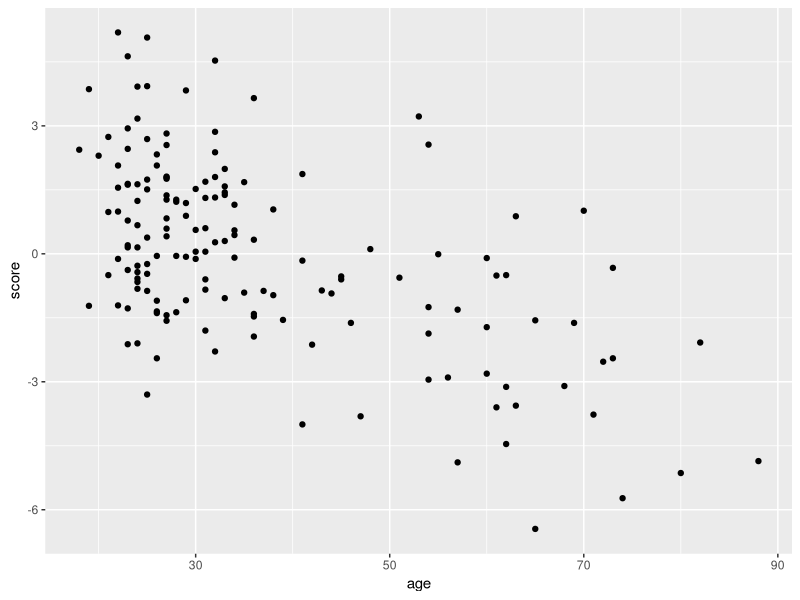

This figure's R source: (Note: a time limit stopped this script after it produced the figure.)
## ---- chunk 1
knitr::opts_chunk$set(echo = TRUE)
## ---- chunk 2
library(tidyverse)
## ---- chunk 3

fileName<-"kidneyCASI.csv"
## ---- chunk 4
kidney.df <- read.csv("kidneyCASI.csv")
N <- nrow(kidney.df)
## ---- chunk 5
ggplot(kidney.df)+
    geom_point(aes(age,score))
## ---- chunk 6
mselm <- function(theFormula,numBoots){
  msevals <- array(numeric(0),numBoots)
  for (m in 1:numBoots){
    bootSample <- sample(1:N,N,rep=T)
    train.df <- kidney.df[bootSample,] ##training bootstrap data
    
    bootSample <- sample(1:N,N,rep=T)
    test.df <- kidney.df[bootSample,] ##creating bootstrap test data
    ##build model and predict
    mod.lm <- lm(formula(theFormula),data = train.df)
    test.df$pred <- predict(mod.lm,newdata = test.df)
    
    msevals[m] <- with(test.df,mean((score-pred)^2,na.rm = T))
  }
  ##value return
  c(mean(msevals),sd(msevals))
}

## ---- chunk 7
##run the function
theFormula <- "score ~ age"
numBoots <- 100
mselm(theFormula, numBoots)
## ---- chunk 8
mseLoess <- function(theSpan,numBoots){
  mseVals <- array(numeric(0),numBoots)
  ### 
  m <- 1
  for(m in 1:numBoots){
    ## bootstrap for training data
    bootSample <- sample(1:N,N,rep=T)
    train.df <- kidney.df[bootSample,] 

    ## bootstrap again for testing data
    bootSample <- sample(1:N,N,rep=T)
    test.df <- kidney.df[bootSample,] 
    ##model and predict
    mod.lo <- loess(score~age,data=train.df,span=theSpan)
    test.df$pred <- predict(mod.lo,newdata=test.df)
    ##save the mse values
    mseVals[m] <- with(test.df,mean((score-pred)^2,na.rm=T))
  } 
  # Return the mean and sd of the mseVals
  c(mean(mseVals),sd(mseVals))
}

## ---- chunk 9
theSpan <- 3
numBoots <- 100
mseLoess(theSpan, numBoots)
## ---- chunk 10
numBoots <- 1000
## ---- chunk 11
theFormula1 <- "score ~ age"
theFormula2 <- "score ~ age + I(age^2)"
theFormula3 <- "score ~ age + I(age^2) + + I(age^3)"

mse.lm1 <- mselm(theFormula1, numBoots)
mse.lm2 <- mselm(theFormula2, numBoots)
mse.lm3 <- mselm(theFormula3, numBoots)

## ---- chunk 12
c(mse.lm1[1],mse.lm2[1],mse.lm3[1])
## ---- chunk 13
theSpan <- .30
theSpan <- 3
mseLoess(theSpan, numBoots)
## ---- chunk 14
numSpans <- 100
minSpan <- .3
maxSpan <- 5
spanVals <- seq(minSpan,maxSpan,length=numSpans)
## store the mean and standard deviation of the mse for each spanVal
spanMSEVals <- matrix(nrow=numSpans,ncol=2)
k <- 1
for(theSpan in spanVals){
  spanMSEVals[k,] <- mseLoess(theSpan,numBoots)
  print(c(theSpan,spanMSEVals[k,1]))
  k <- k+1
}
## ---- chunk 15
##display data
data.frame(span=spanVals,mse=spanMSEVals[,1],sdev=spanMSEVals[,2]) %>% 
  ggplot()+
  geom_point(aes(span,mse),color="blue")+
    geom_point(aes(span,mse+sdev),color="red")+
      geom_point(aes(span,mse-sdev),color="red")
## ---- chunk 16
mse.lm1[1]
## ---- chunk 17
c(mse.lm1[1]-2*mse.lm1[2],mse.lm1[1]+2*mse.lm1[2])
